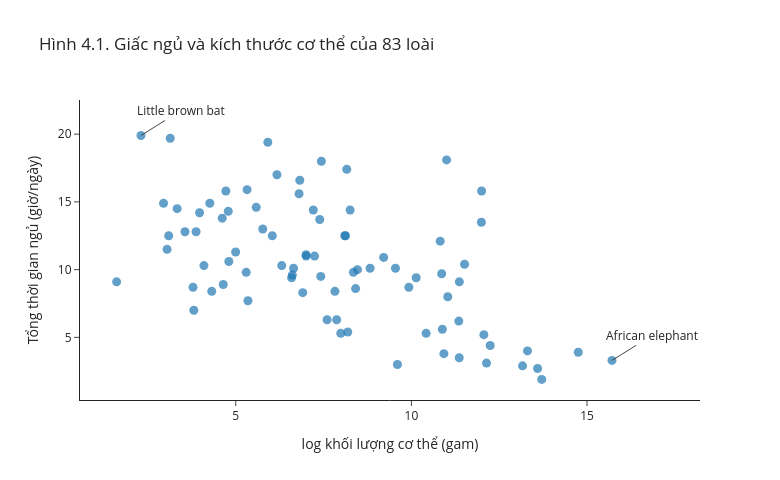

The notebook cell this image was saved under:
### Markdown cell above
Vì sao lấy logarit? Khối lượng các loài trải từ vài gam (chuột, dơi) tới vài tấn (voi). Trên thang thường, gần như mọi điểm dồn về một góc. Trên thang logarit, mỗi bước bằng nhau tương ứng với khối lượng *gấp* một số lần như nhau.

### Code cell
ten_can_ghi = ["Little brown bat", "African elephant"]

# Rê chuột lên một điểm để xem tên loài, chế độ ăn và tình trạng bảo tồn
fig = px.scatter(msleep, x="log_bodywt", y="sleep_total", hover_name="name",
                 hover_data={"vore": True, "conservation": True, "log_bodywt": ":.2f"},
                 labels={"log_bodywt": "log khối lượng cơ thể (gam)", "sleep_total": "Tổng thời gian ngủ (giờ/ngày)"},
                 title="Hình 4.1. Giấc ngủ và kích thước cơ thể của 83 loài", width=780, height=480)
fig.update_traces(marker=dict(size=9, opacity=0.7))
for ten in ten_can_ghi:
    dong = msleep[msleep["name"] == ten].iloc[0]
    fig.add_annotation(x=dong["log_bodywt"], y=dong["sleep_total"], text=ten, showarrow=True, arrowhead=0, ax=40, ay=-25)
fig.show()

### Figure 1 — Plotly figure (JSON) as saved in the notebook; plotly's stock layout.template omitted (floating-point values rounded to 4 significant figures; data arrays with more than 128 entries replaced by an {"elided": "..."} marker saying what was removed)
{"data": [{"customdata": {"elided": "83x2 str values"}, "hovertemplate": "<b>%{hovertext}</b><br><br>log khối lượng cơ thể (gam)=%{x:.2f}<br>Tổng thời gian ngủ (giờ/ngày)=%{y}<br>vore=%{customdata[0]}<br>conservation=%{customdata[1]}<extra></extra>", "hovertext": ["Cheetah", "Owl monkey", "Mountain beaver", "Greater short-tailed shrew", "Cow", "Three-toed sloth", "Northern fur seal", "Vesper mouse", "Dog", "Roe deer", "Goat", "Guinea pig", "Grivet", "Chinchilla", "Star-nosed mole", "African giant pouched rat", "Lesser short-tailed shrew", "Long-nosed armadillo", "Tree hyrax", "North American Opossum", "Asian elephant", "Big brown bat", "Horse", "Donkey", "European hedgehog", "Patas monkey", "Western american chipmunk", "Domestic cat", "Galago", "Giraffe", "Pilot whale", "Gray seal", "Gray hyrax", "Human", "Mongoose lemur", "African elephant", "Thick-tailed opposum", "Macaque", "Mongolian gerbil", "Golden hamster", "Vole ", "House mouse", "Little brown bat", "Round-tailed muskrat", "Slow loris", "Degu", "Northern grasshopper mouse", "Rabbit", "Sheep", "Chimpanzee", "Tiger", "Jaguar", "Lion", "Baboon", "Desert hedgehog", "Potto", "Deer mouse", "Phalanger", "Caspian seal", "Common porpoise", "Potoroo", "Giant armadillo", "Rock hyrax", "Laboratory rat", "African striped mouse", "Squirrel monkey", "Eastern american mole", "Cotton rat", "Mole rat", "Arctic ground squirrel", "Thirteen-lined ground squirrel", "Golden-mantled ground squirrel", "Musk shrew", "Pig", "Short-nosed echidna", "Eastern american chipmunk", "Brazilian tapir", "Tenrec", "Tree shrew", "Bottle-nosed dolphin", "Genet", "Arctic fox", "Red fox"], "legendgroup": "", "marker": {"color": "#1F77B4", "opacity": 0.7, "size": 9, "symbol": "circle"}, "mode": "markers", "name": "", "orientation": "v", "showlegend": false, "type": "scatter", "x": [10.82, 6.174, 7.208, 2.944, 13.3, 8.256, 9.928, 3.807, 9.547, 9.602, 10.42, 6.59, 8.466, 6.04, 4.094, 6.908, 1.609, 8.161, 7.99, 7.438, 14.75, 3.135, 13.16, 12.14, 6.646, 9.21, 4.263, 8.102, 5.298, 13.71, 13.59, 11.35, 7.873, 11.03, 7.421, 15.71, 5.914, 8.825, 3.97, 4.787, 3.555, 3.091, 2.303, 5.583, 7.244, 5.347, 3.332, 7.824, 10.92, 10.86, 12.0, 11.51, 11.99, 10.14, 6.31, 7.003, 3.045, 7.39, 11.36, 10.88, 7.003, 11.0, 8.189, 5.768, 3.784, 6.611, 4.317, 4.997, 4.804, 6.824, 4.615, 5.323, 3.871, 11.37, 8.412, 4.718, 12.24, 6.802, 4.644, 12.06, 7.601, 8.126, 8.35], "xaxis": "x", "y": [12.1, 17.0, 14.4, 14.9, 4.0, 14.4, 8.7, 7.0, 10.1, 3.0, 5.3, 9.4, 10.0, 12.5, 10.3, 8.3, 9.1, 17.4, 5.3, 18.0, 3.9, 19.7, 2.9, 3.1, 10.1, 10.9, 14.9, 12.5, 9.8, 1.9, 2.7, 6.2, 6.3, 8.0, 9.5, 3.3, 19.4, 10.1, 14.2, 14.3, 12.8, 12.5, 19.9, 14.6, 11.0, 7.7, 14.5, 8.4, 3.8, 9.7, 15.8, 10.4, 13.5, 9.4, 10.3, 11.0, 11.5, 13.7, 3.5, 5.6, 11.1, 18.1, 5.4, 13.0, 8.7, 9.6, 8.4, 11.3, 10.6, 16.6, 13.8, 15.9, 12.8, 9.1, 8.6, 15.8, 4.4, 15.6, 8.9, 5.2, 6.3, 12.5, 9.8], "yaxis": "y"}], "layout": {"annotations": [{"arrowhead": 0, "ax": 40, "ay": -25, "showarrow": true, "text": "Little brown bat", "x": 2.303, "y": 19.9}, {"arrowhead": 0, "ax": 40, "ay": -25, "showarrow": true, "text": "African elephant", "x": 15.71, "y": 3.3}], "height": 480, "legend": {"tracegroupgap": 0}, "title": {"text": "Hình 4.1. Giấc ngủ và kích thước cơ thể của 83 loài"}, "width": 780, "xaxis": {"anchor": "y", "domain": [0, 1], "title": {"text": "log khối lượng cơ thể (gam)"}}, "yaxis": {"anchor": "x", "domain": [0, 1], "title": {"text": "Tổng thời gian ngủ (giờ/ngày)"}}}}
